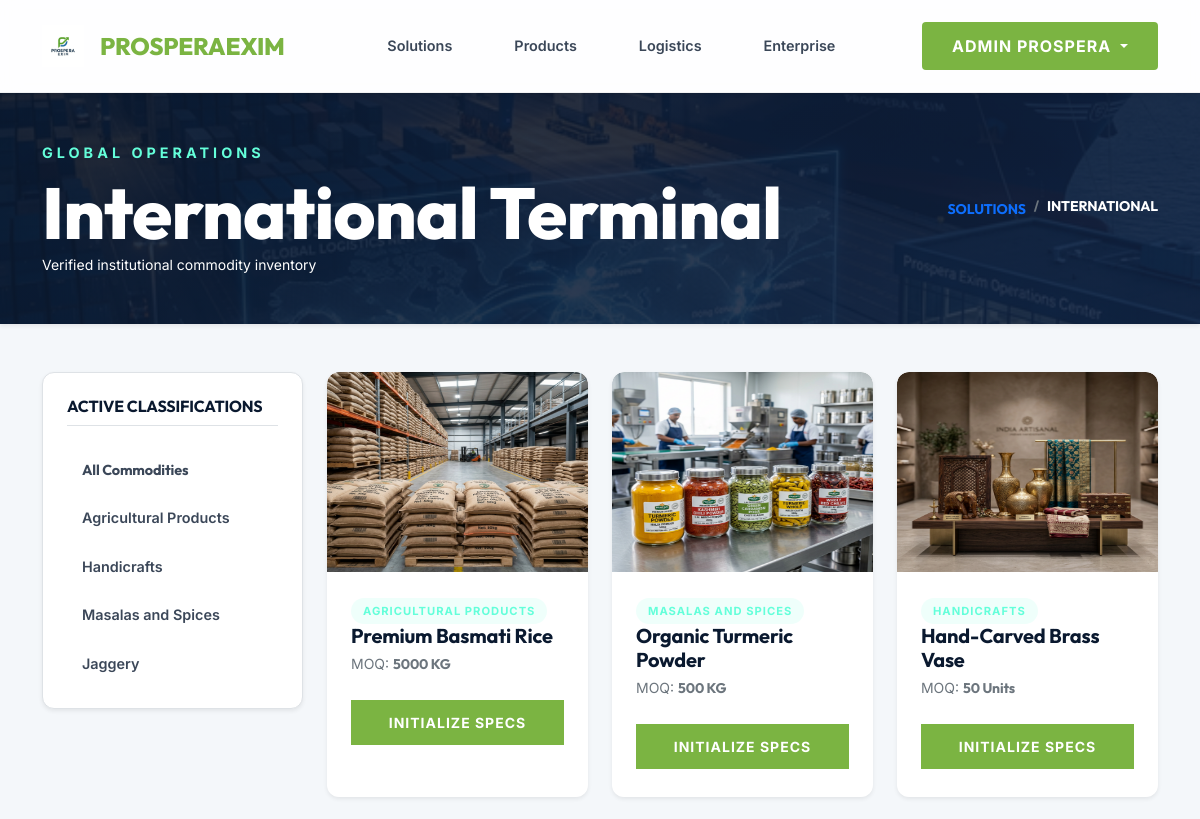
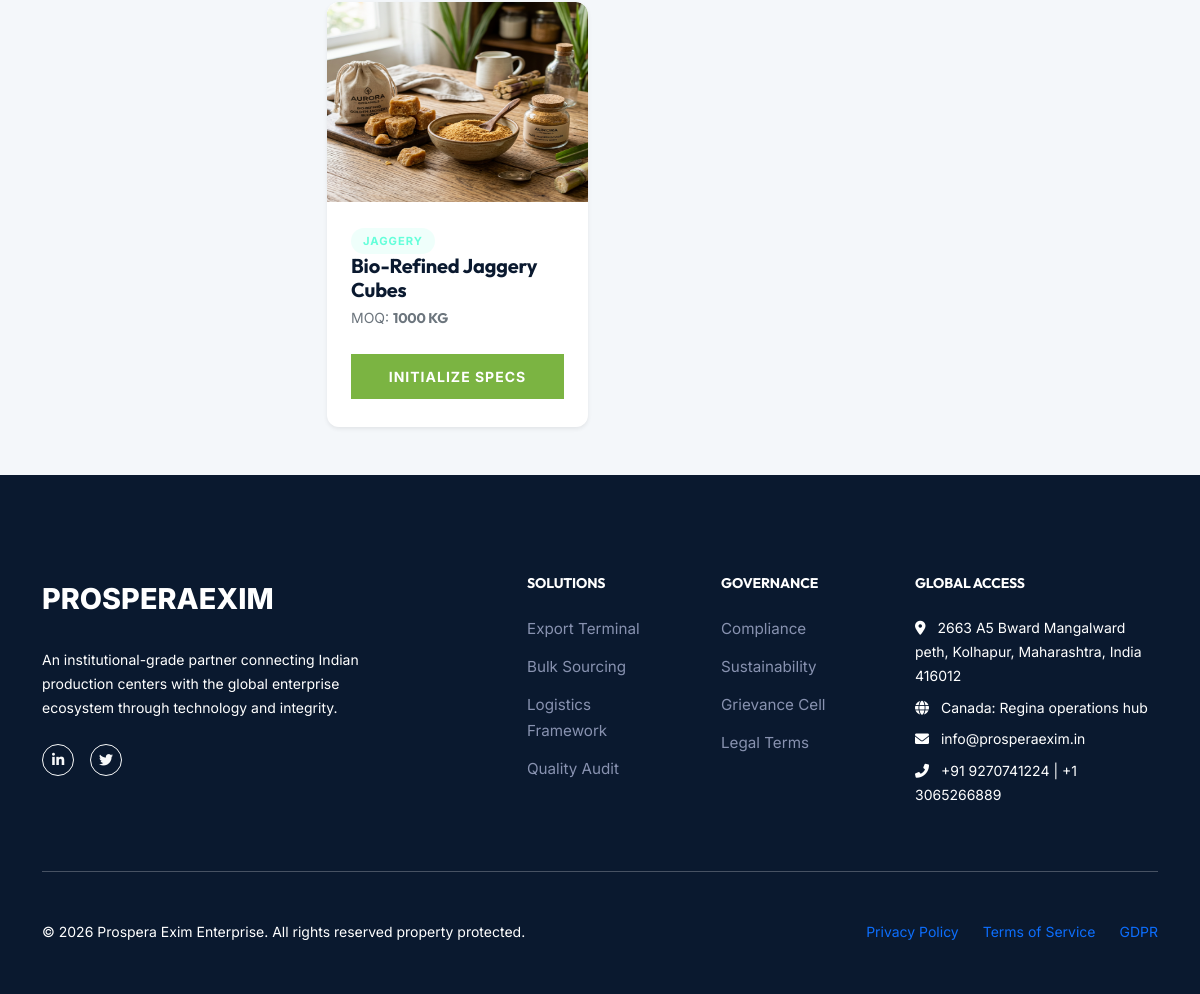
Page /catalog/International (signed in) on the committed database (2 pictures, top to bottom).
### models.py (models this page shows, shortened)
class User(UserMixin, db.Model):
    id = db.Column(db.Integer, primary_key=True)
    name = db.Column(db.String(100), nullable=False)
    email = db.Column(db.String(120), unique=True, nullable=False)
    password_hash = db.Column(db.String(128))
    company_name = db.Column(db.String(200))
    country = db.Column(db.String(100))
    state = db.Column(db.String(100))
    is_admin = db.Column(db.Boolean, default=False)
    created_at = db.Column(db.DateTime, default=datetime.utcnow)

class Category(db.Model):
    id = db.Column(db.Integer, primary_key=True)
    name = db.Column(db.String(100), unique=True, nullable=False)
    products = db.relationship('Product', backref='category', lazy=True)
    created_at = db.Column(db.DateTime, default=datetime.utcnow)

class Product(db.Model):
    id = db.Column(db.Integer, primary_key=True)
    name = db.Column(db.String(200), nullable=False)
    description = db.Column(db.Text)
    moq = db.Column(db.String(50))
    image_path = db.Column(db.String(200))
    supply_type = db.Column(db.String(20)) # 'Domestic' or 'International'
    category_id = db.Column(db.Integer, db.ForeignKey('category.id'), nullable=False)
    created_at = db.Column(db.DateTime, default=datetime.utcnow)

### routes/public_routes.py (the view)
@public_bp.route('/catalog/<supply_type>')
@login_required
def catalog(supply_type):
    if supply_type not in ['Domestic', 'International']:
        return redirect(url_for('public.choice'))
    category_id = request.args.get('category', type=int)
    categories = Category.query.all()
    query = Product.query.filter_by(supply_type=supply_type)
    if category_id:
        query = query.filter_by(category_id=category_id)
    products = query.all()
    return render_template('public/catalog.html', products=products, categories=categories, supply_type=supply_type)

### templates/public/catalog.html (shortened to what this page needs)
{% extends "base.html" %}
{% block content %}
<div class="hero-section py-5 mb-5 shadow-sm" style="padding: 100px 0 60px;">
    <div class="container d-flex flex-column flex-md-row justify-content-between align-items-center animate-up">
        <div>
            <span class="hero-subtitle mb-2">Global Operations</span>
            <h1 class="hero-title mb-0 h2 text-white">{{ supply_type }} Terminal</h1>
            <p class="text-slate small mb-0">Verified institutional commodity inventory</p>
        </div>
        <nav aria-label="breadcrumb" class="mt-4 mt-md-0">
            <ol class="breadcrumb mb-0 bg-transparent p-0">
                <li class="breadcrumb-item"><a href="{{ url_for('public.index') }}" class="text-accent-blue text-decoration-none small fw-bold">SOLUTIONS</a></li>
                <li class="breadcrumb-item active text-white small fw-bold" aria-current="page">{{ supply_type|upper }}</li>
            </ol>
        </nav>
    </div>
</div>
<div class="container mb-5">
    <div class="row">
        <div class="col-lg-3 mb-4">
            <div class="portfolio-card bg-white p-4 border shadow-sm mb-4">
                <h6 class="fw-bold mb-4 text-uppercase letter-spacing-1 border-bottom pb-2">Active Classifications</h6>
                <ul class="nav flex-column gap-2">
                    <li class="nav-item">
                        <a class="nav-link ps-0 small {% if not request.args.get('category') %}text-primary fw-bold{% else %}text-muted{% endif %}"
                           href="{{ url_for('public.catalog', supply_type=supply_type) }}">All Commodities</a>
                    </li>
                    {% for cat in categories %}
                    <li class="nav-item">
                        <a class="nav-link ps-0 small {% if request.args.get('category')|int == cat.id %}text-primary fw-bold{% else %}text-muted{% endif %}"
                           href="{{ url_for('public.catalog', supply_type=supply_type, category=cat.id) }}">{{ cat.name }}</a>
                    </li>
                    {% endfor %}
                </ul>
            </div>
        </div>
        <div class="col-lg-9 animate-up" style="animation-delay: 0.1s;">
            <div class="row g-4">
                {% if products %}
                    {% for product in products %}
                    <div class="col-md-4">
                        <div class="portfolio-card shadow-sm h-100 overflow-hidden">
                            <div class="portfolio-img-wrapper" style="height: 200px;">
                                {% if product.image_path %}
                                    <img src="{{ product.image_path }}" alt="{{ product.name }}" class="img-fluid w-100 h-100 object-fit-cover transition">
                                {% else %}
                                    <div class="d-flex align-items-center justify-content-center h-100 bg-secondary-navy text-accent-blue">
                                        <i class="fas fa-cube fa-3x opacity-25"></i>
                                    </div>
                                {% endif %}
                            </div>
                            <div class="p-4">
                                <span class="badge-category mb-2">{{ product.category.name }}</span>
                                <h5 class="fw-bold mb-1 text-navy">{{ product.name }}</h5>
                                <p class="text-muted small mb-4">MOQ: <span class="fw-bold text-navy">{{ product.moq }}</span></p>
                                <a href="{{ url_for('public.product_detail', product_id=product.id) }}" class="btn btn-access btn-sm w-100 rounded-0">Initialize Specs</a>
                            </div>
                        </div>
                    </div>
                    {% endfor %}
                {% else %}
                    <div class="col-12 text-center py-5 admin-card border-0 shadow-sm">
                        <i class="fas fa-search fa-3x text-slate mb-3 opacity-25"></i>
                        <h4 class="fw-bold text-navy">No Records Identified</h4>
                        <p class="text-muted small">No commodities match the selected taxonomy in this regional terminal.</p>
                    </div>
                {% endif %}
            </div>
        </div>
    </div>
</div>
{% endblock %}

### templates/base.html (shortened to what this page needs)
{% extends "skeleton.html" %}
{% block body %}
    <nav class="navbar navbar-expand-lg sticky-top shadow-sm">
        <div class="container py-1">
            <a class="navbar-brand d-flex align-items-center" href="{{ url_for('public.index') }}">
                <img src="{{ url_for('static', filename='images/logo.png') }}" alt="Prospera Exim" height="42" class="me-3">
                <span class="text-navy">PROSPERA</span><span class="text-brand-green">EXIM</span>
            </a>
            <div class="collapse navbar-collapse" id="navbarNav">
                <ul class="navbar-nav mx-auto">
                    <li class="nav-item">
                        <a class="nav-link px-3" href="{{ url_for('public.index') }}">Solutions</a>
                    </li>
                    <li class="nav-item">
                        <a class="nav-link px-3" href="{{ url_for('public.choice') }}">Products</a>
                    </li>
                    <li class="nav-item">
                        <a class="nav-link px-3" href="{{ url_for('public.logistics') }}">Logistics</a>
                    </li>
                    <li class="nav-item">
                        <a class="nav-link px-3" href="{{ url_for('public.company') }}">Enterprise</a>
                    </li>
                </ul>
                <div class="d-flex align-items-center">
                    {% if current_user.is_authenticated %}
                        <div class="dropdown">
                            <button class="btn btn-access dropdown-toggle" type="button" id="userMenu" data-bs-toggle="dropdown">
                                {{ current_user.name }}
                            </button>
                        </div>
                    {% else %}
                        <a href="{{ url_for('auth.login') }}" class="btn btn-access">Access Portal</a>
                    {% endif %}
                </div>
            </div>
        </div>
    </nav>
    <main>
        {% block content %}{% endblock %}
    </main>
    <footer class="mt-5">
        <div class="container">
            <div class="row g-5">
                <div class="col-lg-4">
                    <div class="footer-brand"><span class="text-white">PROSPERA</span><span class="text-brand-green">EXIM</span></div>
                    <p class="text-slate small">An institutional-grade partner connecting Indian production centers with the global enterprise ecosystem through technology and integrity.</p>
                    <div class="d-flex gap-3 mt-4">
                        <a href="#" class="btn btn-sm btn-outline-light rounded-circle" style="width: 32px; height: 32px; padding: 0; line-height: 30px;"><i class="fab fa-linkedin-in"></i></a>
                        <a href="#" class="btn btn-sm btn-outline-light rounded-circle" style="width: 32px; height: 32px; padding: 0; line-height: 30px;"><i class="fab fa-twitter"></i></a>
                    </div>
                </div>
                <div class="col-md-4 col-lg-2 ms-lg-auto">
                    <h6 class="fw-bold mb-4 text-accent-blue small text-uppercase letter-spacing-2">Solutions</h6>
                    <a href="#" class="footer-link">Export Terminal</a>
                    <a href="#" class="footer-link">Bulk Sourcing</a>
                    <a href="#" class="footer-link">Logistics Framework</a>
                    <a href="#" class="footer-link">Quality Audit</a>
                </div>
                <div class="col-md-4 col-lg-2">
                    <h6 class="fw-bold mb-4 text-accent-blue small text-uppercase letter-spacing-2">Governance</h6>
                    <a href="#" class="footer-link">Compliance</a>
                    <a href="#" class="footer-link">Sustainability</a>
                    <a href="#" class="footer-link">Grievance Cell</a>
                    <a href="#" class="footer-link">Legal Terms</a>
                </div>
                <div class="col-md-4 col-lg-3">
                    <h6 class="fw-bold mb-4 text-accent-blue small text-uppercase letter-spacing-2">Global Access</h6>
                    <p class="text-slate small mb-2"><i class="fas fa-map-marker-alt me-2 text-brand-green"></i> 2663 A5 Bward Mangalward peth, Kolhapur, Maharashtra, India 416012</p>
                    <p class="text-slate small mb-2"><i class="fas fa-globe me-2 text-accent-blue"></i> Canada: Regina operations hub</p>
                    <p class="text-slate small mb-2"><i class="fas fa-envelope me-2"></i> info@prosperaexim.in</p>
                    <p class="text-slate small"><i class="fas fa-phone-alt me-2"></i> +91 9270741224 | +1 3065266889</p>
                </div>
            </div>
            <hr class="my-5 opacity-10">
            <div class="row align-items-center">
                <div class="col-md-6">
                    <p class="text-slate small mb-0">&copy; 2026 Prospera Exim Enterprise. All rights reserved property protected.</p>
                </div>
                <div class="col-md-6 text-md-end">
                    <div class="d-flex justify-content-md-end gap-4 mt-3 mt-md-0">
                        <a href="#" class="text-slate small text-decoration-none">Privacy Policy</a>
                        <a href="#" class="text-slate small text-decoration-none">Terms of Service</a>
                        <a href="#" class="text-slate small text-decoration-none">GDPR</a>
                    </div>
                </div>
            </div>
        </div>
    </footer>
{% endblock %}

### templates/skeleton.html (shortened to what this page needs)
<!DOCTYPE html>
<html lang="en">
<head>
    <link href="https://cdn.jsdelivr.net/npm/bootstrap@5.1.3/dist/css/bootstrap.min.css" rel="stylesheet">
    <link rel="stylesheet" href="https://cdnjs.cloudflare.com/ajax/libs/font-awesome/6.0.0/css/all.min.css">
    <link rel="stylesheet" href="{{ url_for('static', filename='css/style.css') }}">
</head>
<body>
    {% block body %}{% endblock %}
</body>
</html>

### static/css/style.css (style rules this page uses)
:root { --primary-navy: #0A192F; --secondary-navy: #112240; --accent-blue: #64FFDA; --brand-green: #7bb442; --text-white: #E6F1FF; --text-slate: #8892B0; --bg-dark: #0A192F; --bg-light: #F4F7FA; --white: #ffffff; --glass: rgba(255, 255, 255, 0.05); --glass-border: rgba(255, 255, 255, 0.1); --transition: all 0.4s cubic-bezier(0.645, 0.045, 0.355, 1); --shadow-premium: 0 20px 50px rgba(0,0,0,0.1); }
body { font-family: 'Inter', 'Outfit', sans-serif; color: var(--primary-navy); background-color: var(--bg-light); line-height: 1.7; overflow-x: hidden; }
h1, h2, h3, h4, .fw-bold, .navbar-brand { font-family: 'Outfit', sans-serif; font-weight: 700; letter-spacing: -0.01em; }
.navbar { background: rgba(255, 255, 255, 0.85); backdrop-filter: blur(10px); padding: 1rem 0; border-bottom: 1px solid rgba(0,0,0,0.05); transition: var(--transition); }
.navbar-brand { font-weight: 800; font-size: 1.5rem; color: var(--primary-navy) !important; text-transform: uppercase; }
.navbar-brand span { color: var(--brand-green); }
.nav-link { color: var(--primary-navy) !important; font-weight: 600; font-size: 0.9rem; margin: 0 15px; position: relative; opacity: 0.8; }
.nav-link::after { content: ''; position: absolute; bottom: -5px; left: 0; width: 0; height: 2px; background-color: var(--accent-blue); transition: var(--transition); }
.hero-section { position: relative; padding: 180px 0 120px; background: linear-gradient(135deg, rgba(10,25,47,0.9) 0%, rgba(17,34,64,0.85) 100%), url('../images/hero_prospera.png'); background-size: cover; background-position: center; color: white; }
.hero-subtitle { color: var(--accent-blue); text-transform: uppercase; font-weight: 700; font-size: 0.9rem; letter-spacing: 4px; margin-bottom: 1.5rem; display: block; }
.hero-title { font-size: 4.5rem; font-weight: 800; line-height: 1.1; margin-bottom: 1.5rem; }
.btn-access { background: var(--brand-green); color: white; border: none; font-weight: 700; padding: 12px 30px; border-radius: 4px; transition: var(--transition); text-transform: uppercase; letter-spacing: 1px; }
.portfolio-card { background: white; border: none; border-radius: 12px; transition: var(--transition); border-bottom: 4px solid transparent; }
.portfolio-img-wrapper { height: 240px; border-radius: 12px 12px 0 0; overflow: hidden; }
.portfolio-card img { transition: var(--transition); }
.badge-category { background: rgba(100, 255, 218, 0.1); color: var(--accent-blue); padding: 6px 12px; border-radius: 20px; font-size: 0.7rem; font-weight: 700; text-transform: uppercase; letter-spacing: 1px; }
.animate-up { animation: fadeInUp 0.8s ease-out forwards; }
footer { background: var(--bg-dark); color: white; padding: 100px 0 50px; }
.footer-brand { font-size: 1.8rem; font-weight: 800; margin-bottom: 1.5rem; }
.footer-link { color: var(--text-slate); text-decoration: none; transition: var(--transition); display: block; margin-bottom: 12px; font-size: 0.95rem; }

### rows in the picture
User: name "ADMIN PROSPERA"
Category: name "Agricultural Products"
Category: name "Handicrafts"
Category: name "Masalas and Spices"
Category: name "Jaggery"
Product: image_path (picture), category.name "AGRICULTURAL PRODUCTS", name "Premium Basmati Rice", moq "5000 KG"
Product: image_path (picture), category.name "MASALAS AND SPICES", name "Organic Turmeric Powder", moq "500 KG"
Product: image_path (picture), category.name "HANDICRAFTS", name "Hand-Carved Brass Vase", moq "50 Units"
Product: image_path (picture), category.name "JAGGERY", name "Bio-Refined Jaggery Cubes", moq "1000 KG"

### other values in the picture
{{ supply_type }} "International"
{{ supply_type|upper }} "INTERNATIONAL"
